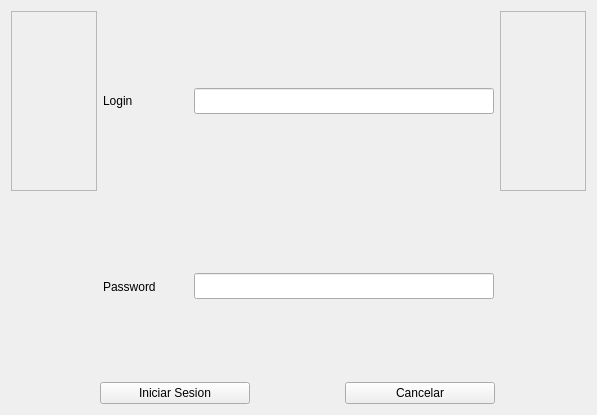
<?xml version="1.0" encoding="UTF-8"?>
<ui version="4.0">
 <class>Frame</class>
 <widget class="QFrame" name="Frame">
  <property name="geometry">
   <rect>
    <x>0</x>
    <y>0</y>
    <width>597</width>
    <height>415</height>
   </rect>
  </property>
  <property name="windowTitle">
   <string>Frame</string>
  </property>
  <layout class="QVBoxLayout" name="verticalLayout">
   <item>
    <layout class="QGridLayout" name="gridLayout_2">
     <item row="1" column="0">
      <widget class="QFrame" name="relleno_izquierdo_2">
       <property name="frameShape">
        <enum>QFrame::StyledPanel</enum>
       </property>
       <property name="frameShadow">
        <enum>QFrame::Raised</enum>
       </property>
      </widget>
     </item>
     <item row="1" column="4">
      <widget class="QFrame" name="relleno_derecho_2">
       <property name="frameShape">
        <enum>QFrame::StyledPanel</enum>
       </property>
       <property name="frameShadow">
        <enum>QFrame::Raised</enum>
       </property>
      </widget>
     </item>
     <item row="2" column="1">
      <widget class="QLabel" name="label_7">
       <property name="sizePolicy">
        <sizepolicy hsizetype="Preferred" vsizetype="Expanding">
         <horstretch>0</horstretch>
         <verstretch>0</verstretch>
        </sizepolicy>
       </property>
       <property name="maximumSize">
        <size>
         <width>300</width>
         <height>16777215</height>
        </size>
       </property>
       <property name="text">
        <string>Password</string>
       </property>
      </widget>
     </item>
     <item row="1" column="3">
      <widget class="QLineEdit" name="lineEdit_6">
       <property name="enabled">
        <bool>true</bool>
       </property>
       <property name="maximumSize">
        <size>
         <width>300</width>
         <height>26</height>
        </size>
       </property>
      </widget>
     </item>
     <item row="1" column="1">
      <widget class="QLabel" name="label_9">
       <property name="sizePolicy">
        <sizepolicy hsizetype="Preferred" vsizetype="Expanding">
         <horstretch>0</horstretch>
         <verstretch>0</verstretch>
        </sizepolicy>
       </property>
       <property name="maximumSize">
        <size>
         <width>300</width>
         <height>16777215</height>
        </size>
       </property>
       <property name="text">
        <string>Login</string>
       </property>
      </widget>
     </item>
     <item row="2" column="3">
      <widget class="QLineEdit" name="lineEdit_7">
       <property name="enabled">
        <bool>true</bool>
       </property>
       <property name="maximumSize">
        <size>
         <width>300</width>
         <height>26</height>
        </size>
       </property>
       <property name="frame">
        <bool>true</bool>
       </property>
       <property name="echoMode">
        <enum>QLineEdit::Password</enum>
       </property>
      </widget>
     </item>
    </layout>
   </item>
   <item>
    <layout class="QHBoxLayout" name="horizontalLayout_3">
     <item>
      <widget class="QPushButton" name="buscar_3">
       <property name="maximumSize">
        <size>
         <width>150</width>
         <height>16777215</height>
        </size>
       </property>
       <property name="cursor">
        <cursorShape>PointingHandCursor</cursorShape>
       </property>
       <property name="text">
        <string>Iniciar Sesion</string>
       </property>
      </widget>
     </item>
     <item>
      <widget class="QPushButton" name="actualizar_3">
       <property name="maximumSize">
        <size>
         <width>150</width>
         <height>16777215</height>
        </size>
       </property>
       <property name="cursor">
        <cursorShape>PointingHandCursor</cursorShape>
       </property>
       <property name="text">
        <string>Cancelar</string>
       </property>
      </widget>
     </item>
    </layout>
   </item>
  </layout>
 </widget>
 <resources/>
 <connections/>
</ui>
